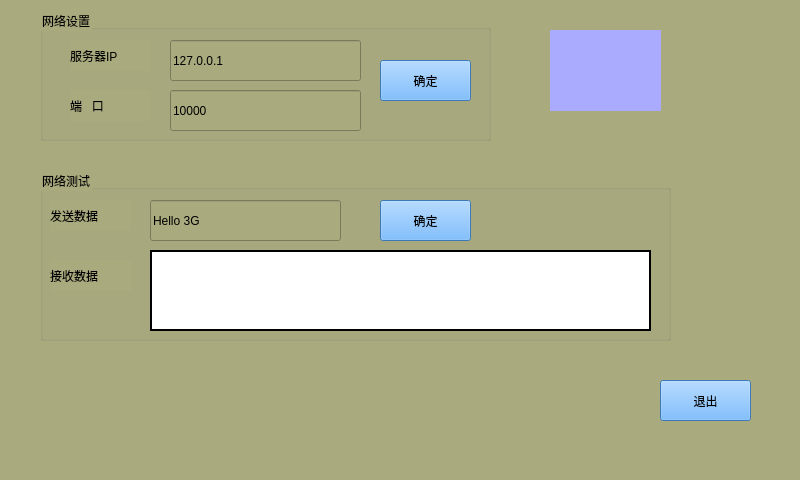
<?xml version="1.0" encoding="UTF-8"?>
<ui version="4.0">
 <class>TGNetwork</class>
 <widget class="QWidget" name="TGNetwork">
  <property name="geometry">
   <rect>
    <x>0</x>
    <y>0</y>
    <width>800</width>
    <height>480</height>
   </rect>
  </property>
  <property name="windowTitle">
   <string>Form</string>
  </property>
  <property name="styleSheet">
   <string notr="true">background-color: rgb(170, 170, 127);</string>
  </property>
  <widget class="QGroupBox" name="groupBox">
   <property name="geometry">
    <rect>
     <x>40</x>
     <y>10</y>
     <width>451</width>
     <height>131</height>
    </rect>
   </property>
   <property name="title">
    <string>网络设置</string>
   </property>
   <widget class="QLabel" name="label">
    <property name="geometry">
     <rect>
      <x>30</x>
      <y>30</y>
      <width>81</width>
      <height>31</height>
     </rect>
    </property>
    <property name="styleSheet">
     <string notr="true">font: 75 14pt &quot;楷体&quot;;</string>
    </property>
    <property name="text">
     <string>服务器IP</string>
    </property>
   </widget>
   <widget class="QLineEdit" name="IPIput">
    <property name="geometry">
     <rect>
      <x>130</x>
      <y>30</y>
      <width>191</width>
      <height>41</height>
     </rect>
    </property>
    <property name="styleSheet">
     <string notr="true">font: 14pt &quot;微软雅黑&quot;;</string>
    </property>
    <property name="text">
     <string>127.0.0.1</string>
    </property>
   </widget>
   <widget class="QPushButton" name="NetBtn">
    <property name="geometry">
     <rect>
      <x>340</x>
      <y>50</y>
      <width>91</width>
      <height>41</height>
     </rect>
    </property>
    <property name="styleSheet">
     <string notr="true">font: 75 12pt &quot;楷体&quot;;
background-color: rgb(85, 170, 255);</string>
    </property>
    <property name="text">
     <string>确定</string>
    </property>
   </widget>
   <widget class="QLineEdit" name="PortIput">
    <property name="geometry">
     <rect>
      <x>130</x>
      <y>80</y>
      <width>191</width>
      <height>41</height>
     </rect>
    </property>
    <property name="styleSheet">
     <string notr="true">font: 14pt &quot;微软雅黑&quot;;</string>
    </property>
    <property name="text">
     <string>10000</string>
    </property>
   </widget>
   <widget class="QLabel" name="label_2">
    <property name="geometry">
     <rect>
      <x>30</x>
      <y>80</y>
      <width>81</width>
      <height>31</height>
     </rect>
    </property>
    <property name="styleSheet">
     <string notr="true">font: 75 14pt &quot;楷体&quot;;</string>
    </property>
    <property name="text">
     <string>端   口</string>
    </property>
   </widget>
  </widget>
  <widget class="QGroupBox" name="groupBox_2">
   <property name="geometry">
    <rect>
     <x>40</x>
     <y>170</y>
     <width>631</width>
     <height>171</height>
    </rect>
   </property>
   <property name="title">
    <string>网络测试</string>
   </property>
   <widget class="QLabel" name="label_5">
    <property name="geometry">
     <rect>
      <x>10</x>
      <y>90</y>
      <width>81</width>
      <height>31</height>
     </rect>
    </property>
    <property name="styleSheet">
     <string notr="true">font: 75 14pt &quot;楷体&quot;;</string>
    </property>
    <property name="text">
     <string>接收数据</string>
    </property>
   </widget>
   <widget class="QLabel" name="label_6">
    <property name="geometry">
     <rect>
      <x>10</x>
      <y>30</y>
      <width>81</width>
      <height>31</height>
     </rect>
    </property>
    <property name="styleSheet">
     <string notr="true">font: 75 14pt &quot;楷体&quot;;</string>
    </property>
    <property name="text">
     <string>发送数据</string>
    </property>
   </widget>
   <widget class="QPushButton" name="SendTestDataBtn">
    <property name="geometry">
     <rect>
      <x>340</x>
      <y>30</y>
      <width>91</width>
      <height>41</height>
     </rect>
    </property>
    <property name="styleSheet">
     <string notr="true">font: 75 12pt &quot;楷体&quot;;background-color: rgb(85, 170, 255);</string>
    </property>
    <property name="text">
     <string>确定</string>
    </property>
   </widget>
   <widget class="QLineEdit" name="SendTestData">
    <property name="geometry">
     <rect>
      <x>110</x>
      <y>30</y>
      <width>191</width>
      <height>41</height>
     </rect>
    </property>
    <property name="styleSheet">
     <string notr="true">font: 14pt &quot;微软雅黑&quot;;</string>
    </property>
    <property name="text">
     <string>Hello 3G</string>
    </property>
   </widget>
   <widget class="QLabel" name="testLab">
    <property name="geometry">
     <rect>
      <x>110</x>
      <y>80</y>
      <width>501</width>
      <height>81</height>
     </rect>
    </property>
    <property name="styleSheet">
     <string notr="true">background-color: rgb(255, 255, 255);</string>
    </property>
    <property name="frameShape">
     <enum>QFrame::WinPanel</enum>
    </property>
    <property name="text">
     <string/>
    </property>
   </widget>
  </widget>
  <widget class="QPushButton" name="NetBtn_2">
   <property name="geometry">
    <rect>
     <x>660</x>
     <y>380</y>
     <width>91</width>
     <height>41</height>
    </rect>
   </property>
   <property name="styleSheet">
    <string notr="true">font: 75 12pt &quot;楷体&quot;;background-color: rgb(85, 170, 255);</string>
   </property>
   <property name="text">
    <string>退出</string>
   </property>
  </widget>
  <widget class="QLabel" name="NetState">
   <property name="geometry">
    <rect>
     <x>550</x>
     <y>30</y>
     <width>111</width>
     <height>81</height>
    </rect>
   </property>
   <property name="styleSheet">
    <string notr="true">background-color: rgb(170, 170, 255);
font: 18pt &quot;宋体&quot;;</string>
   </property>
   <property name="text">
    <string/>
   </property>
  </widget>
 </widget>
 <resources/>
 <connections/>
</ui>
